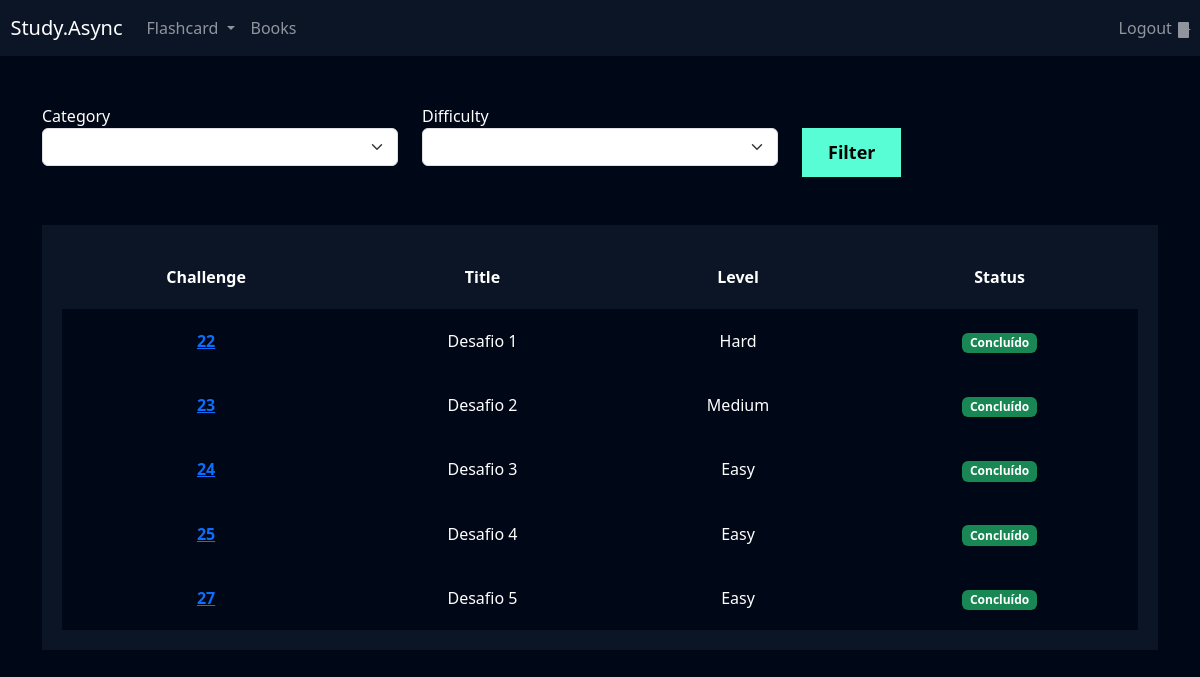
The page /flashcard/list_challenge/ (signed in) on the database as committed earlier.
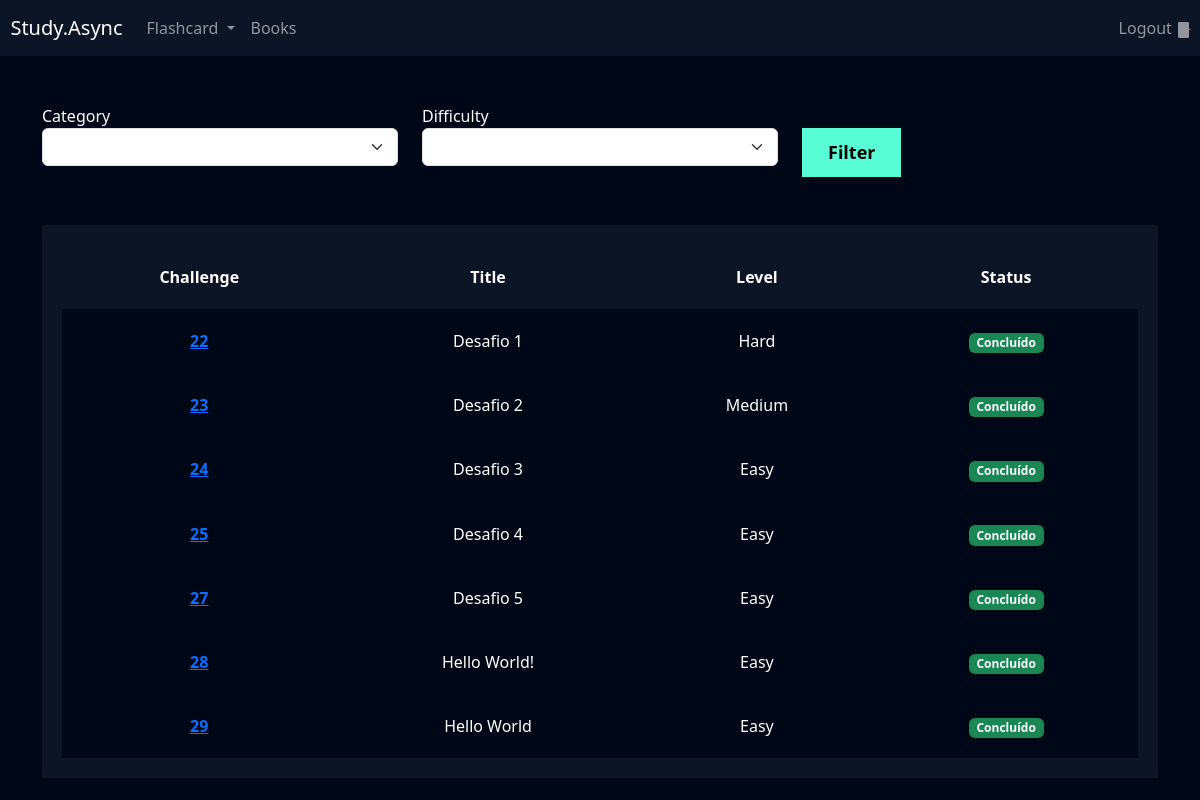
The same page on the database as committed later.
### flashcard/models.py (models this page shows, shortened)
class Challenge(models.Model):
    user = models.ForeignKey(User, on_delete=models.DO_NOTHING)
    title = models.CharField(max_length=100)
    category = models.ManyToManyField(Category)
    quantity_questions = models.IntegerField()
    difficulty = models.CharField(
        max_length=1, choices=Flashcard.DIFFICULTY_CHOICES
    )
    flashcards = models.ManyToManyField(FlashcardChallenge)
    def status(self):
        if self.flashcards.filter(answered = False).exists():
            return mark_safe('<span class="badge bg-primary">Em aberto</span>')
        else:
            return mark_safe('<span class="badge bg-success">Concluído</span>')

### flashcard/views.py (the view)
# urls.py: path('list_challenge/', views.list_challenge, name='list_challenge'),
def list_challenge(request):
    challenge = Challenge.objects.filter(user=request.user)
    categories = Category.objects.all()
    difficulties = Flashcard.DIFFICULTY_CHOICES
    category = request.GET.get('category')
    difficulty = request.GET.get('difficulty')
    if category:
        challenge = challenge.filter(category__id=category)
    if difficulty:
        challenge = challenge.filter(difficulty=difficulty)
    return render(request, 'list_challenge.html', {'challenges': challenge, 'categories': categories, 'difficulties':difficulties})

### flashcard/models.py (called while the page is built)
    def __str__(self):
        return self.name

### flashcard/templates/list_challenge.html (shortened to what this page needs)
{% extends "base.html" %}
{% load static %}
{% block 'header' %}
<link href="{% static 'users/css/register.css' %}" rel="stylesheet">
<link href="{% static 'flashcard/css/new_flashcard.css' %}" rel="stylesheet">
<link href="{% static 'flashcard/css/start_challenge.css' %}" rel="stylesheet">
<link href="{% static 'flashcard/css/challenge.css' %}" rel="stylesheet">
<link href='https://unpkg.com/boxicons@2.1.4/css/boxicons.min.css' rel='stylesheet'>
{% endblock 'header' %}
{% block 'content' %}
{% include 'partials/header.html'%}
<div class="container">
<br>
<br>
<div class="row">
<div class="col-md">
<form action="{% url 'list_challenge' %}" method="GET">
<label for="">Category</label>
<select name="category" class="form-select">
    <option value=""></option>
    {% for category in categories %}
        <option value="{{category.id}}">{{category}}</option>
    {% endfor%}
</select>
</div>
<div class="col-md">
<label for="">Difficulty</label>
<select name="difficulty" class="form-select">
    <option value=""></option>
    {% for difficulty in difficulties%}
    <option value="{{difficulty.0}}">{{difficulty.1}}</option>
    {% endfor%}
</select>
</div>
<div class="col-md">
<br>
<input type="submit" value="Filter" class="btn-register">
</div>
</div>
<br>
<br>
<div class="box-list">
<table>
<thead>
<tr>
<th scope="col">Challenge</th>
<th scope="col">Title</th>
<th scope="col">Level</th>
<th scope="col">Status</th>
</tr>
</thead>
<tbody>
{% for challenge in challenges%}
<tr class="line">
<th><a href="{% url 'challenge' challenge.id %}">{{challenge.id}}</a></th>
<td>{{challenge.title}}</td>
<td>{{challenge.get_difficulty_display}}</td>
<td>{{challenge.status}}</td>
</tr>
{% endfor %}
</tbody>
</table>
</div>
</div>
{% endblock 'content' %}

### templates/base.html (shortened to what this page needs)
{% load static %}
<!DOCTYPE html>
<html lang="en">
  <head>
    <link
      href="https://cdn.jsdelivr.net/npm/bootstrap@5.3.2/dist/css/bootstrap.min.css"
      rel="stylesheet" />
      <link rel="stylesheet" href="{% static 'general/css/base.css' %}">
    {% block 'header' %} {% endblock %}
  </head>
  <body>
    {% block 'content' %}{% endblock %}

### templates/partials/header.html (shortened to what this page needs)
<nav
	style="background-color: var(--main-color)"
	class="navbar navbar-expand-lg navbar-dark"
>
	<a class="navbar-brand" href="#">&nbsp&nbspStudy.Async</a>
	<div class="collapse navbar-collapse" id="navbarNav">
		<ul class="navbar-nav">
			<li class="nav-item dropdown">
				<a
					class="nav-link dropdown-toggle"
					href="#"
					id="navbarDropdown"
					role="button"
					data-bs-toggle="dropdown"
					aria-expanded="false"
				>
					Flashcard
				</a>
			</li>
			<li class="nav-item">
				<a class="nav-link" href="{% url 'add_books' %}">Books</a>
			</li>
		</ul>
	</div>
	<div class="navbar-nav ml-auto">
		<li class="nav-item">
			<a class="nav-link" href="{% url 'logout' %}">
				Logout
			</a>
		</li>
	</div>
</nav>

### templates/static/general/css/base.css (style rules this page uses)
:root { --main-color: #0b1526; --dark-color: #000716; --secondary-dark-color: rgb(15, 2, 26); --light-color: #00c1f3; --contrast-color: #f4c96b; --differential-color: #58fcd5; }
body { background-color: var(--dark-color) !important; color: white !important; }

### templates/static/users/css/register.css (style rules this page uses)
* { margin: 0; padding: 0; }
.btn-register { padding: 10px; background-color: #58fcd5; border: none; border: 1px solid #58fcd5; font-size: 18px; font-weight: bold; padding-left: 25px; padding-right: 25px; }

### templates/static/flashcard/css/challenge.css (style rules this page uses)
.box-list { background-color: #0b1526; padding: 20px; }
table { width: 100%; padding: 20px; text-align: center; }
.line { height: 40px; background-color: var(--dark-color); padding: 20px; }
td, th { padding: 20px; }
tr { background-color: var(--main-color); }

Rows that differ between the two databases and show on the page:
added Challenge: id "28", title "Hello World!", difficulty "Easy", status "Concluído"
added Challenge: id "29", title "Hello World", difficulty "Easy", status "Concluído"
